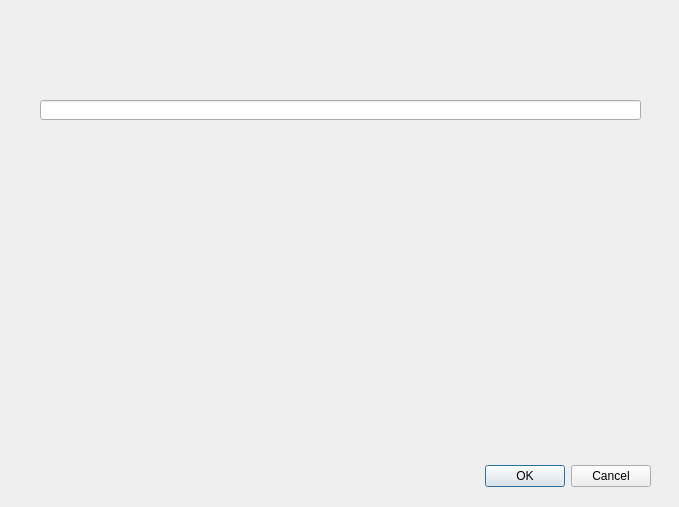
<?xml version="1.0" encoding="UTF-8"?>
<ui version="4.0">
 <class>WebStreamDialog</class>
 <widget class="QDialog" name="WebStreamDialog">
  <property name="geometry">
   <rect>
    <x>0</x>
    <y>0</y>
    <width>679</width>
    <height>507</height>
   </rect>
  </property>
  <property name="windowTitle">
   <string>Dialog</string>
  </property>
  <widget class="QDialogButtonBox" name="buttonBox">
   <property name="geometry">
    <rect>
     <x>310</x>
     <y>460</y>
     <width>341</width>
     <height>32</height>
    </rect>
   </property>
   <property name="orientation">
    <enum>Qt::Horizontal</enum>
   </property>
   <property name="standardButtons">
    <set>QDialogButtonBox::Cancel|QDialogButtonBox::Ok</set>
   </property>
  </widget>
  <widget class="QLineEdit" name="lineEdit_input_url">
   <property name="geometry">
    <rect>
     <x>40</x>
     <y>100</y>
     <width>601</width>
     <height>20</height>
    </rect>
   </property>
  </widget>
 </widget>
 <resources/>
 <connections>
  <connection>
   <sender>buttonBox</sender>
   <signal>accepted()</signal>
   <receiver>WebStreamDialog</receiver>
   <slot>accept()</slot>
   <hints>
    <hint type="sourcelabel">
     <x>248</x>
     <y>254</y>
    </hint>
    <hint type="destinationlabel">
     <x>157</x>
     <y>274</y>
    </hint>
   </hints>
  </connection>
  <connection>
   <sender>buttonBox</sender>
   <signal>rejected()</signal>
   <receiver>WebStreamDialog</receiver>
   <slot>reject()</slot>
   <hints>
    <hint type="sourcelabel">
     <x>316</x>
     <y>260</y>
    </hint>
    <hint type="destinationlabel">
     <x>286</x>
     <y>274</y>
    </hint>
   </hints>
  </connection>
 </connections>
</ui>
